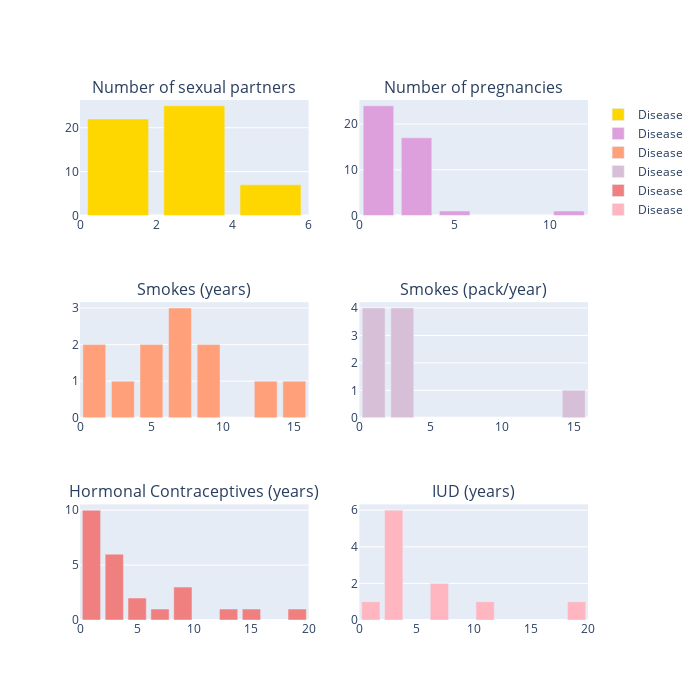

The code cell stored with this chart in its notebook:
### Code cell
# add_trace function
def add_bar2(feature,row,col,color):
    sub_df = pd.DataFrame(df.groupby(by=['target',feature],as_index=False)['Dx'].count())
    sub_df_y = sub_df.loc[(sub_df['target']==1) & (sub_df[feature])]
    fig.add_trace(go.Bar(x=sub_df_y.loc[sub_df_y['target']==1][feature],
                     y=sub_df_y.loc[sub_df_y['target']==1]['Dx'],
                     name='Disease',marker_color=color),row=row,col=col)
fig = make_subplots(
                    rows=3, cols=2,
                    subplot_titles=('Number of sexual partners',
                                   'Number of pregnancies',
                                   'Smokes (years)',
                                   'Smokes (pack/year)',
                                   'Hormonal Contraceptives (years)',
                                   'IUD (years)'))
add_bar2('Number of sexual partners',1,1,'gold')
add_bar2('Num of pregnancies',1,2,'plum')
add_bar2('Smokes (years)',2,1,'lightsalmon')
add_bar2('Smokes (packs/year)',2,2,'thistle')
add_bar2('Hormonal Contraceptives (years)',3,1,'lightcoral')
add_bar2('IUD (years)',3,2,'lightpink')
fig.update_layout(height=700, width=700, title_text="")
fig.show()

### Figure 1 — Plotly figure (JSON) as saved in the notebook; plotly's stock layout.template omitted (floating-point values rounded to 4 significant figures)
{"data": [{"marker": {"color": "gold"}, "name": "Disease", "type": "bar", "x": [1, 3, 5], "xaxis": "x", "y": [22, 25, 7], "yaxis": "y"}, {"marker": {"color": "plum"}, "name": "Disease", "type": "bar", "x": [1, 3, 5, 11], "xaxis": "x2", "y": [24, 17, 1, 1], "yaxis": "y2"}, {"marker": {"color": "lightsalmon"}, "name": "Disease", "type": "bar", "x": [1, 3, 5, 7, 9, 13, 15], "xaxis": "x3", "y": [2, 1, 2, 3, 2, 1, 1], "yaxis": "y3"}, {"marker": {"color": "thistle"}, "name": "Disease", "type": "bar", "x": [1, 3, 15], "xaxis": "x4", "y": [4, 4, 1], "yaxis": "y4"}, {"marker": {"color": "lightcoral"}, "name": "Disease", "type": "bar", "x": [1, 3, 5, 7, 9, 13, 15, 19], "xaxis": "x5", "y": [10, 6, 2, 1, 3, 1, 1, 1], "yaxis": "y5"}, {"marker": {"color": "lightpink"}, "name": "Disease", "type": "bar", "x": [1, 3, 7, 11, 19], "xaxis": "x6", "y": [1, 6, 2, 1, 1], "yaxis": "y6"}], "layout": {"annotations": [{"font": {"size": 16}, "showarrow": false, "text": "Number of sexual partners", "x": 0.225, "xanchor": "center", "xref": "paper", "y": 1, "yanchor": "bottom", "yref": "paper"}, {"font": {"size": 16}, "showarrow": false, "text": "Number of pregnancies", "x": 0.775, "xanchor": "center", "xref": "paper", "y": 1, "yanchor": "bottom", "yref": "paper"}, {"font": {"size": 16}, "showarrow": false, "text": "Smokes (years)", "x": 0.225, "xanchor": "center", "xref": "paper", "y": 0.6111, "yanchor": "bottom", "yref": "paper"}, {"font": {"size": 16}, "showarrow": false, "text": "Smokes (pack/year)", "x": 0.775, "xanchor": "center", "xref": "paper", "y": 0.6111, "yanchor": "bottom", "yref": "paper"}, {"font": {"size": 16}, "showarrow": false, "text": "Hormonal Contraceptives (years)", "x": 0.225, "xanchor": "center", "xref": "paper", "y": 0.2222, "yanchor": "bottom", "yref": "paper"}, {"font": {"size": 16}, "showarrow": false, "text": "IUD (years)", "x": 0.775, "xanchor": "center", "xref": "paper", "y": 0.2222, "yanchor": "bottom", "yref": "paper"}], "height": 700, "title": {"text": ""}, "width": 700, "xaxis": {"anchor": "y", "domain": [0, 0.45]}, "xaxis2": {"anchor": "y2", "domain": [0.55, 1]}, "xaxis3": {"anchor": "y3", "domain": [0, 0.45]}, "xaxis4": {"anchor": "y4", "domain": [0.55, 1]}, "xaxis5": {"anchor": "y5", "domain": [0, 0.45]}, "xaxis6": {"anchor": "y6", "domain": [0.55, 1]}, "yaxis": {"anchor": "x", "domain": [0.7778, 1]}, "yaxis2": {"anchor": "x2", "domain": [0.7778, 1]}, "yaxis3": {"anchor": "x3", "domain": [0.3889, 0.6111]}, "yaxis4": {"anchor": "x4", "domain": [0.3889, 0.6111]}, "yaxis5": {"anchor": "x5", "domain": [0, 0.2222]}, "yaxis6": {"anchor": "x6", "domain": [0, 0.2222]}}}
